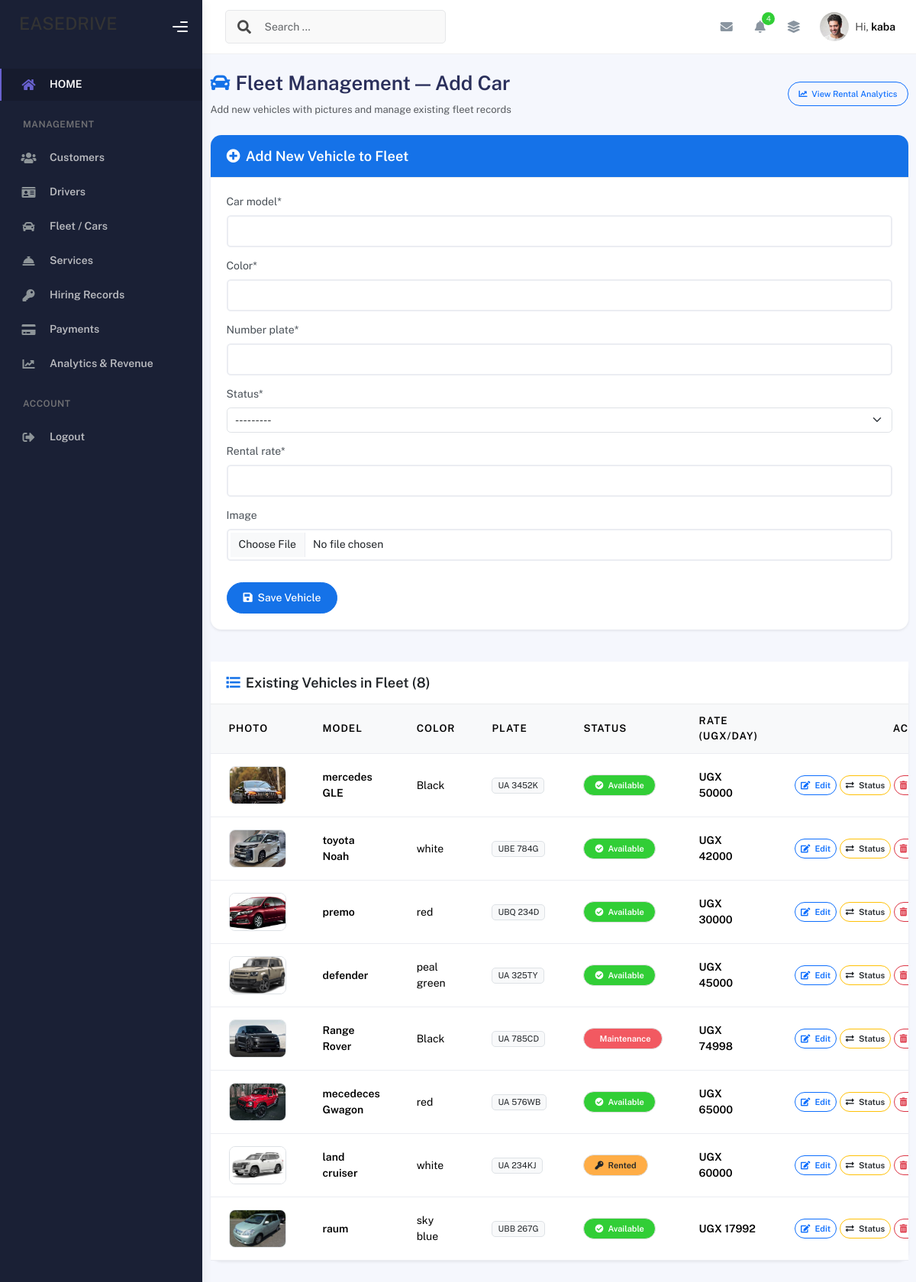
Page /add_car/ (signed in) on the committed database.
### carapplication/models.py (models this page shows, shortened)
class Car(models.Model):
    car_model = models.CharField(max_length=20, null=True)
    color = models.CharField(max_length=10)
    number_plate = models.CharField(max_length=8)
    status = models.CharField(choices=status)
    rental_rate = models.IntegerField()
    image = models.ImageField(upload_to='cars/', null=True, blank=True)

### carapplication/views.py (the view)
# urls.py: path("add_car/", add_car_view, name="add_car"),
@admin_required
def add_car_view(request):
    message = ''
    if request.method == "POST":
        car_form = CarForm(request.POST, request.FILES)
        if car_form.is_valid():
            car_form.save()
            message = 'car added successfully'
    else:
        car_form = CarForm()
    cars = Car.objects.all()
    context = {
        "form": car_form,
        "msg": message,
        "cars": cars
    }
    return render(request, "add_car.html", context)

### carapplication/forms.py
class CarForm(ModelForm):
    class Meta:
        model = Car
        fields = '__all__'

### carapplication/views.py (called while the page is built)
def admin_required(view_func):
    @wraps(view_func)
    def _wrapped_view(request, *args, **kwargs):
        if not request.user.is_authenticated:
            return redirect('login_page')
        is_admin = (
            request.user.is_superuser or
            request.user.is_staff or
            (hasattr(request.user, 'profile') and request.user.profile.role == 'admin')
        )
        if not is_admin:
            return redirect('customer_dashboard')
        return view_func(request, *args, **kwargs)
    return _wrapped_view

### carapplication/templates/add_car.html (shortened to what this page needs)
{% extends './base.html' %}
{% load crispy_forms_tags %}
{% block content %}
<div class="container py-4">
    <div class="d-flex justify-content-between align-items-center mb-4">
        <div>
            <h2 class="fw-bold mb-1"><i class="fas fa-car text-primary me-2"></i>Fleet Management — Add Car</h2>
            <p class="text-muted small mb-0">Add new vehicles with pictures and manage existing fleet records</p>
        </div>
        <a href="{% url 'admin_analytics' %}" class="btn btn-outline-primary btn-sm rounded-pill">
            <i class="fas fa-chart-line me-1"></i> View Rental Analytics
        </a>
    </div>
    <div class="card shadow-sm border-0 rounded-4 mb-5">
        <div class="card-header bg-primary text-white py-3 px-4 rounded-top-4">
            <h5 class="mb-0 fw-bold"><i class="fas fa-plus-circle me-2"></i>Add New Vehicle to Fleet</h5>
        </div>
        <div class="card-body p-4">
            <form method="post" enctype="multipart/form-data">
                <div class="row">
                    {{ form|crispy }}
                </div>
                <div class="mt-3">
                    <button type="submit" class="btn btn-primary px-4 rounded-pill">
                        <i class="fas fa-save me-1"></i> Save Vehicle
                    </button>
                </div>
            </form>
        </div>
    </div>
    <div class="card shadow-sm border-0 rounded-4">
        <div class="card-header bg-white py-3 px-4 border-bottom">
            <h5 class="mb-0 fw-bold text-dark"><i class="fas fa-list me-2 text-primary"></i>Existing Vehicles in Fleet ({{ cars.count }})</h5>
        </div>
        <div class="table-responsive">
            <table class="table table-hover align-middle mb-0">
                <thead class="table-light">
                    <tr>
                        <th scope="col">PHOTO</th>
                        <th scope="col">MODEL</th>
                        <th scope="col">COLOR</th>
                        <th scope="col">PLATE</th>
                        <th scope="col">STATUS</th>
                        <th scope="col">RATE (UGX/DAY)</th>
                        <th scope="col" class="text-end">ACTIONS</th>
                    </tr>
                </thead>
                <tbody>
                    {% for car in cars %}
                        <tr>
                            <td>
                                {% if car.image %}
                                    <img src="{{ car.image.url }}" alt="{{ car.car_model }}" style="width: 75px; height: 50px; object-fit: cover; border-radius: 8px; border: 1px solid #dee2e6;">
                                {% else %}
                                    <div class="bg-light d-flex align-items-center justify-content-center text-muted" style="width: 75px; height: 50px; border-radius: 8px; border: 1px dashed #ced4da;">
                                        <i class="fas fa-image fa-lg opacity-50"></i>
                                    </div>
                                {% endif %}
                            </td>
                            <td><strong>{{ car.car_model }}</strong></td>
                            <td>{{ car.color }}</td>
                            <td><span class="badge bg-light text-dark border">{{ car.number_plate }}</span></td>
                            <td>
                                {% if car.status == 'available' %}
                                    <span class="badge bg-success text-white px-3 py-2 rounded-pill fw-semibold">
                                        <i class="fas fa-check-circle me-1"></i> Available
                                    </span>
                                {% elif car.status == 'rented' %}
                                    <span class="badge bg-warning text-dark px-3 py-2 rounded-pill fw-bold">
                                        <i class="fas fa-key me-1"></i> Rented
                                    </span>
                                {% else %}
                                    <span class="badge bg-danger text-white px-3 py-2 rounded-pill fw-semibold">
                                         Maintenance
                                    </span>
                                {% endif %}
                            </td>
                            <td><strong>UGX {{ car.rental_rate|floatformat:0 }}</strong></td>
                            <td class="text-end text-nowrap">
                                <div class="d-inline-flex gap-1">
                                    <button type="button" class="btn btn-sm btn-outline-primary rounded-pill px-2 py-1 fw-semibold" data-bs-toggle="modal" data-bs-target="#editCarModal{{ car.id }}" title="Edit Vehicle & Photo">
                                        <i class="fas fa-edit me-1"></i> Edit
                                    </button>
                                    <button type="button" class="btn btn-sm btn-outline-warning text-dark rounded-pill px-2 py-1 fw-bold" data-bs-toggle="modal" data-bs-target="#statusCarModal{{ car.id }}" title="Change Status">
                                        <i class="fas fa-exchange-alt me-1"></i> Status
                                    </button>
                                    <a href="{% url 'delete_car' car.id %}" class="btn btn-sm btn-outline-danger rounded-pill px-2 py-1 fw-semibold" onclick="return confirm('Delete this vehicle ({{ car.car_model }})?');" title="Delete">
                                        <i class="fas fa-trash-alt me-1"></i> Delete
                                    </a>
                                </div>
                            </td>
                        </tr>
                    {% endfor %}
                </tbody>
            </table>
        </div>
    </div>
</div>
{% endblock content %}

### carapplication/templates/base.html (shortened to what this page needs)
<!DOCTYPE html>
<html lang="en">
    {% load static %}
  <head>
        <link rel="stylesheet" href="https://cdnjs.cloudflare.com/ajax/libs/font-awesome/6.5.1/css/all.min.css" />
        <link rel="stylesheet" href="{% static 'assets/css/bootstrap.min.css' %}" />
        <link rel="stylesheet" href="{% static 'assets/css/plugins.min.css' %}" />
        <link rel="stylesheet" href="{% static 'assets/css/kaiadmin.min.css' %}" />
        <link rel="stylesheet" href="{% static 'assets/css/demo.css' %} " />
  </head>
    <body>
        <div class="wrapper">
      <div class="sidebar" data-background-color="dark">
        <div class="sidebar-logo">
          <div class="logo-header" data-background-color="dark">
           <h3>EASEDRIVE</h3>
            <div class="nav-toggle">
              <button class="btn btn-toggle toggle-sidebar">
                <i class="gg-menu-right"></i>
              </button>
            </div>
          </div>
        </div>
        <div class="sidebar-wrapper scrollbar scrollbar-inner">
          <div class="sidebar-content">
            <ul class="nav nav-secondary">
              <li class="nav-item active">
                <a href="{% url 'index_page' %}">
                  <i class="fas fa-home"></i>
                  <p>HOME</p>
                </a>
              </li>
              {% if user.is_authenticated and user.profile.role == 'admin' or user.is_superuser %}
              <li class="nav-section">
                <h4 class="text-section">Management</h4>
              </li>
              <li class="nav-item">
                <a href="{% url 'add_customer' %}">
                  <i class="fas fa-users"></i>
                  <p>Customers</p>
                </a>
              </li>
              <li class="nav-item">
                <a href="{% url 'add_driver' %}">
                  <i class="fas fa-id-card"></i>
                  <p>Drivers</p>
                </a>
              </li>
              <li class="nav-item">
                <a href="{% url 'add_car' %}">
                  <i class="fas fa-car"></i>
                  <p>Fleet / Cars</p>
                </a>
              </li>
              <li class="nav-item">
                <a href="{% url 'add_service' %}">
                  <i class="fas fa-concierge-bell"></i>
                  <p>Services</p>
                </a>
              </li>
              <li class="nav-item">
                <a href="{% url 'add_hiring' %}">
                  <i class="fas fa-key"></i>
                  <p>Hiring Records</p>
                </a>
              </li>
              <li class="nav-item">
                <a href="{% url 'add_payment' %}">
                  <i class="fas fa-credit-card"></i>
                  <p>Payments</p>
                </a>
              </li>
              <li class="nav-item">
                <a href="{% url 'admin_analytics' %}">
                  <i class="fas fa-chart-line"></i>
                  <p>Analytics & Revenue</p>
                </a>
              </li>
              {% endif %}
              {% if user.is_authenticated %}
              <li class="nav-section">
                <h4 class="text-section">Account</h4>
              </li>
              <li class="nav-item">
                <a href="{% url 'logout_page' %}">
                  <i class="fas fa-sign-out-alt"></i>
                  <p>Logout</p>
                </a>
              </li>
              {% endif %}
            </ul>
          </div>
        </div>
      </div>
      <div class="main-panel">
        <div class="main-header">
          <nav
            class="navbar navbar-header navbar-header-transparent navbar-expand-lg border-bottom"
          >
            <div class="container-fluid">
              <nav
                class="navbar navbar-header-left navbar-expand-lg navbar-form nav-search p-0 d-none d-lg-flex"
              >
                <div class="input-group">
                  <div class="input-group-prepend">
                    <button type="submit" class="btn btn-search pe-1">
                      <i class="fa fa-search search-icon"></i>
                    </button>
                  </div>
                  <input
                    type="text"
                    placeholder="Search ..."
                    class="form-control"
                  />
                </div>
              </nav>
              <ul class="navbar-nav topbar-nav ms-md-auto align-items-center">
                <li class="nav-item topbar-icon dropdown hidden-caret">
                  <a
                    class="nav-link dropdown-toggle"
                    href="#"
                    id="messageDropdown"
                    role="button"
                    data-bs-toggle="dropdown"
                    aria-haspopup="true"
                    aria-expanded="false"
                  >
                    <i class="fa fa-envelope"></i>
                  </a>
                </li>
                <li class="nav-item topbar-icon dropdown hidden-caret">
                  <a
                    class="nav-link dropdown-toggle"
                    href="#"
                    id="notifDropdown"
                    role="button"
                    data-bs-toggle="dropdown"
                    aria-haspopup="true"
                    aria-expanded="false"
                  >
                    <i class="fa fa-bell"></i>
                    <span class="notification">4</span>
                  </a>
                </li>
                <li class="nav-item topbar-icon dropdown hidden-caret">
                  <a
                    class="nav-link"
                    data-bs-toggle="dropdown"
                    href="#"
                    aria-expanded="false"
                  >
                    <i class="fas fa-layer-group"></i>
                  </a>
                </li>
                <li class="nav-item topbar-user dropdown hidden-caret">
                  <a
                    class="dropdown-toggle profile-pic"
                    data-bs-toggle="dropdown"
                    href="#"
                    aria-expanded="false"
                  >
                    <div class="avatar-sm">
                      <img
                        src="{% static 'assets/img/profile.jpg' %}"
                        alt="..."
                        class="avatar-img rounded-circle"
                      />
                    </div>
                    <span class="profile-username">
                      <span class="op-7">Hi,</span>
                      <span class="fw-bold">{% if user.is_authenticated %}{{ user.first_name|default:user.username }}{% else %}Guest{% endif %}</span>
                    </span>
                  </a>
                </li>
              </ul>
            </div>
          </nav>
        </div>
        <div class="container">
            {% block content %}
            {% endblock content %}
        </div>
      </div>
    </div>
    </body>
</html>

### rows in the picture
Car: image (picture), car_model "mercedes GLE", color "Black", number_plate "UA 3452K", status "available" (drawn), rental_rate "50000"
Car: image (picture), car_model "toyota Noah", color "white", number_plate "UBE 784G", status "available" (drawn), rental_rate "42000"
Car: image (picture), car_model "premo", color "red", number_plate "UBQ 234D", status "available" (drawn), rental_rate "30000"
Car: image (picture), car_model "defender", color "peal green", number_plate "UA 325TY", status "available" (drawn), rental_rate "45000"
Car: image (picture), car_model "Range Rover", color "Black", number_plate "UA 785CD", status "Maintenance", rental_rate "74998"
Car: image (picture), car_model "mecedeces Gwagon", color "red", number_plate "UA 576WB", status "available" (drawn), rental_rate "65000"
Car: image (picture), car_model "land cruiser", color "white", number_plate "UA 234KJ", status "rented" (drawn), rental_rate "60000"
Car: image (picture), car_model "raum", color "sky blue", number_plate "UBB 267G", status "available" (drawn), rental_rate "17992"

### other values in the picture
{{ user.first_name|default:user.username }} "kaba"
{{ cars.count }} "8"
